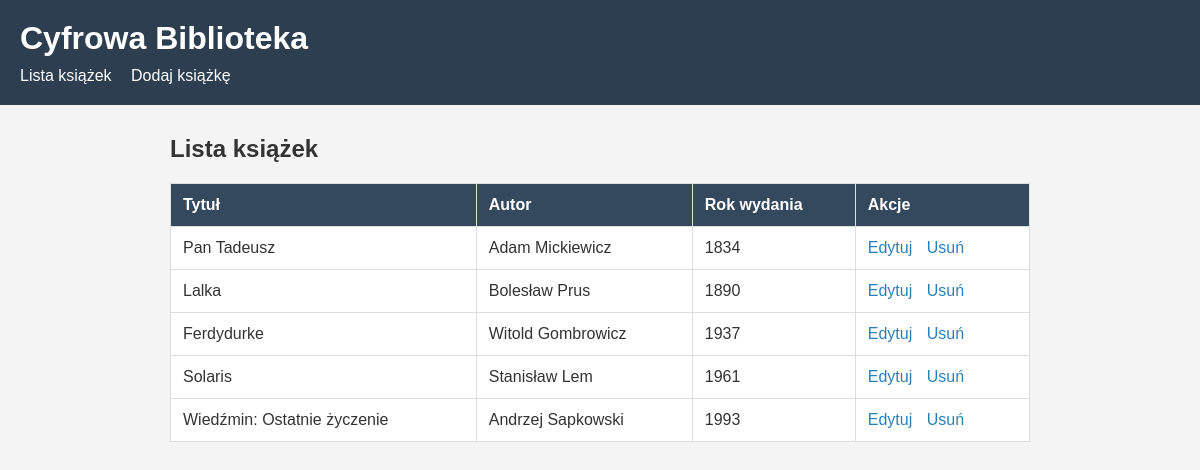
The page / on the database its author committed.
### tables this page shows
CREATE TABLE ksiazki (
            id INTEGER PRIMARY KEY AUTOINCREMENT,
            tytul TEXT NOT NULL,
            autor TEXT NOT NULL,
            rok_wydania INTEGER NOT NULL
        );

### controllers/kontroler.py (the view)
@kontroler.route("/")
def lista():
    ksiazki = ksiazka.pobierz_wszystkie()
    return render_template("lista.html", ksiazki=ksiazki)

### models/ksiazka.py (called while the page is built)
def polacz():
    polaczenie = sqlite3.connect(DB_PATH)
    polaczenie.row_factory = sqlite3.Row
    return polaczenie

def pobierz_wszystkie():
    polaczenie = polacz()
    wiersze = polaczenie.execute("SELECT * FROM ksiazki ORDER BY id").fetchall()
    polaczenie.close()
    return wiersze

### templates/lista.html
{% extends "bazowy.html" %}
{% block tresc %}
<h2>Lista książek</h2>
{% if ksiazki %}
<table>
    <thead>
        <tr>
            <th>Tytuł</th>
            <th>Autor</th>
            <th>Rok wydania</th>
            <th>Akcje</th>
        </tr>
    </thead>
    <tbody>
        {% for pozycja in ksiazki %}
        <tr>
            <td>{{ pozycja.tytul }}</td>
            <td>{{ pozycja.autor }}</td>
            <td>{{ pozycja.rok_wydania }}</td>
            <td>
                <a href="{{ url_for('kontroler.edytuj', ksiazka_id=pozycja.id) }}">Edytuj</a>
                <a href="{{ url_for('kontroler.usun', ksiazka_id=pozycja.id) }}">Usuń</a>
            </td>
        </tr>
        {% endfor %}
    </tbody>
</table>
{% else %}
<p>Brak książek w bibliotece.</p>
{% endif %}
{% endblock %}

### templates/bazowy.html (shortened to what this page needs)
<!DOCTYPE html>
<html lang="pl">
<head>
    <link rel="stylesheet" href="{{ url_for('static', filename='style.css') }}">
</head>
<body>
    <header>
        <h1>Cyfrowa Biblioteka</h1>
        <nav>
            <a href="{{ url_for('kontroler.lista') }}">Lista książek</a>
            <a href="{{ url_for('kontroler.dodaj') }}">Dodaj książkę</a>
        </nav>
    </header>
    <main>
        {% block tresc %}{% endblock %}
    </main>
</body>
</html>

### static/style.css (style rules this page uses)
* { box-sizing: border-box; margin: 0; padding: 0; }
body { font-family: Arial, sans-serif; background-color: #f4f4f4; color: #333; }
header { background-color: #2c3e50; color: #fff; padding: 20px; }
header h1 { margin-bottom: 10px; }
nav a { color: #fff; margin-right: 15px; text-decoration: none; }
main { max-width: 900px; margin: 30px auto; padding: 0 20px; }
h2 { margin-bottom: 20px; }
table { width: 100%; border-collapse: collapse; background-color: #fff; }
th, td { padding: 12px; border: 1px solid #ddd; text-align: left; }
th { background-color: #34495e; color: #fff; }
td a { margin-right: 10px; color: #2980b9; text-decoration: none; }

### rows shown on the page
ksiazki: tytul "Pan Tadeusz", autor "Adam Mickiewicz", rok_wydania "1834"
ksiazki: tytul "Lalka", autor "Bolesław Prus", rok_wydania "1890"
ksiazki: tytul "Ferdydurke", autor "Witold Gombrowicz", rok_wydania "1937"
ksiazki: tytul "Solaris", autor "Stanisław Lem", rok_wydania "1961"
ksiazki: tytul "Wiedźmin: Ostatnie życzenie", autor "Andrzej Sapkowski", rok_wydania "1993"
